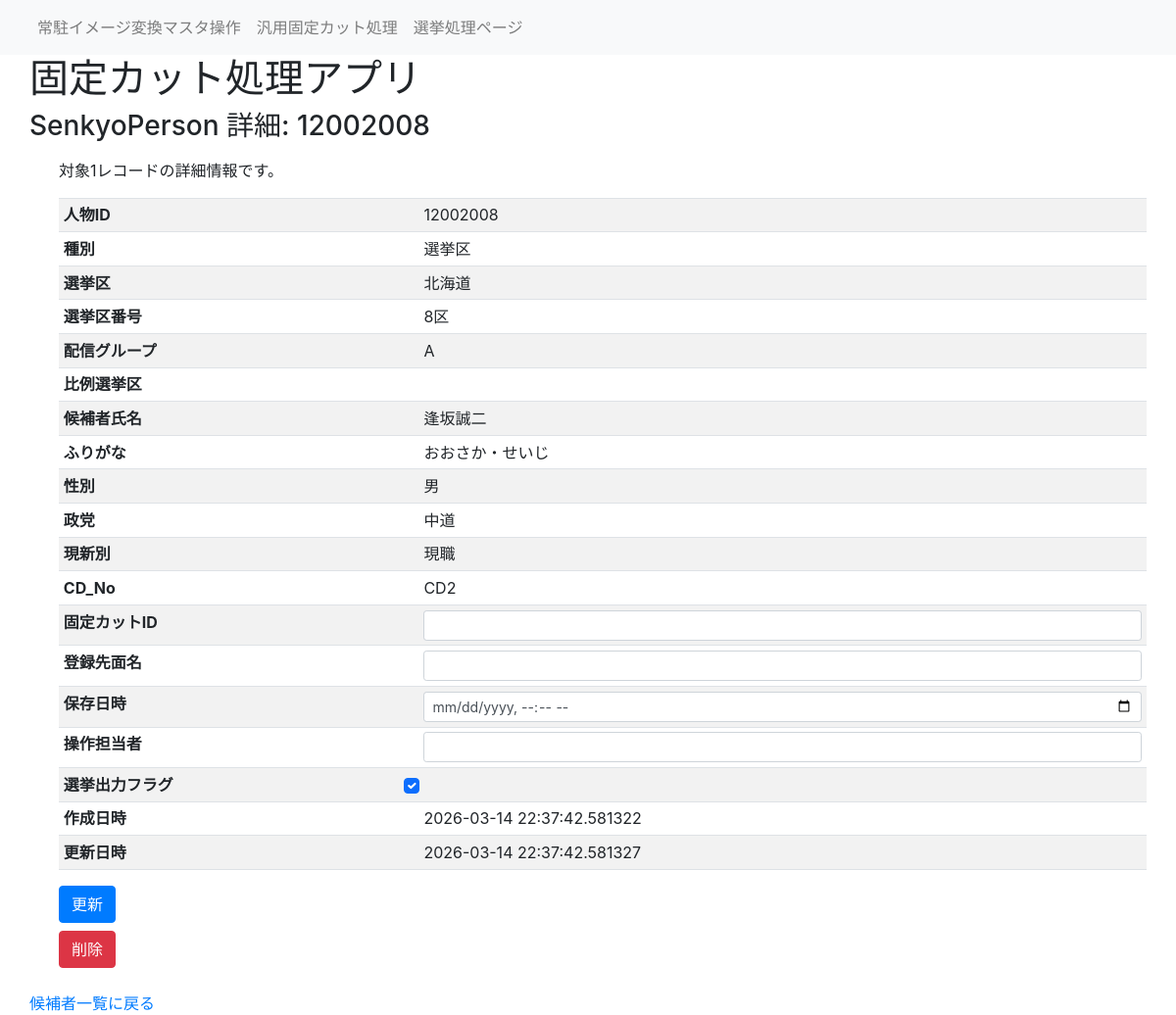
/senkyo_person_table_detail/12002008, run on an earlier commit of the app's database.
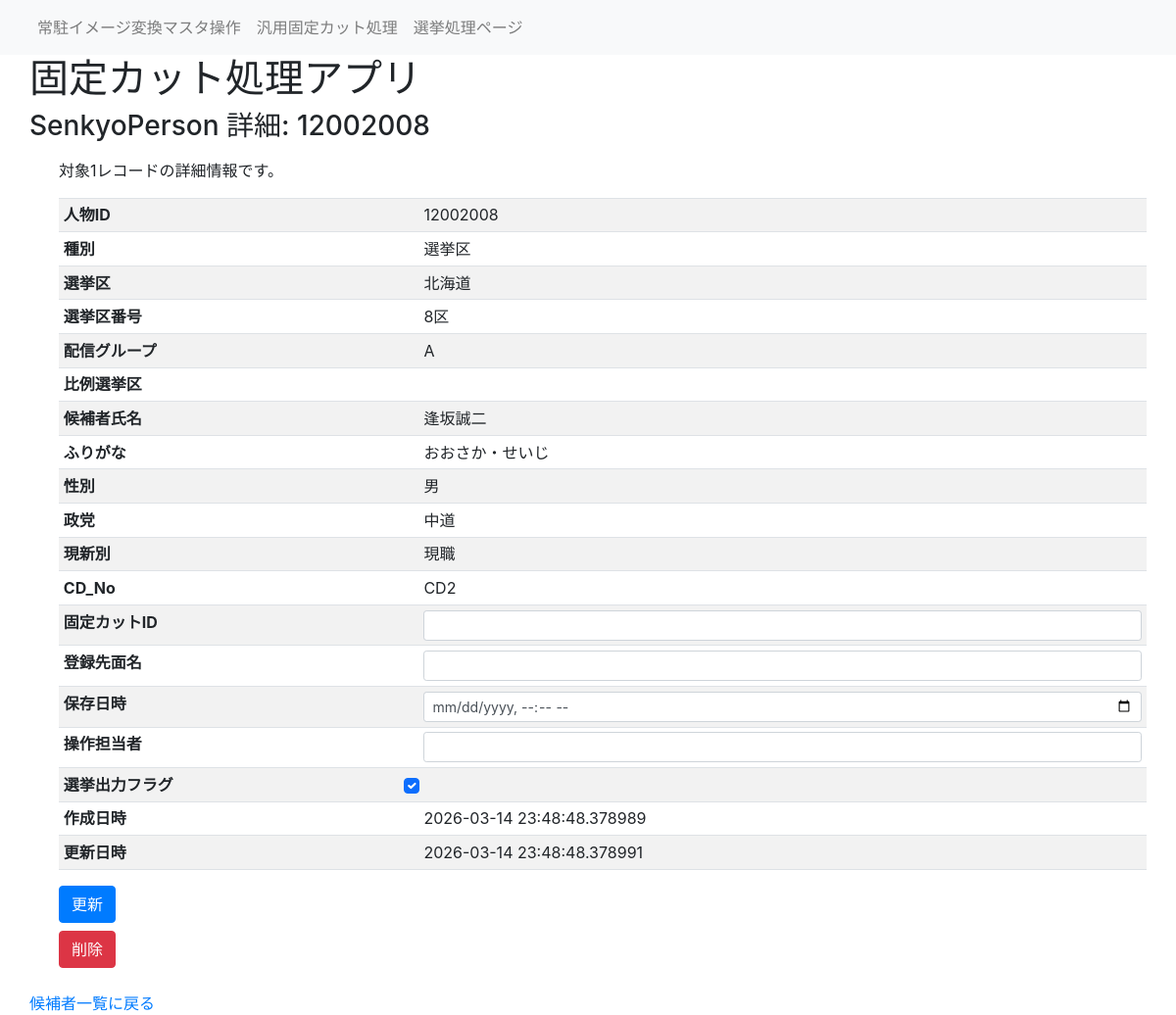
And on a later commit of the database.
### fixedcut_app/models/senkyo_person.py (models this page shows)
class SenkyoPerson(db.Model):
    ___tablename__ = "SenkyoPerson"
    id = db.Column(db.Integer, primary_key=True) #候補者番号
    syubetu = db.Column(db.String(5)) #選挙種別(選挙区、比例、重複)
    senkyoku = db.Column(db.String(10)) #選挙区（福島）
    senkyokuNo = db.Column(db.String(5)) #選挙区番号（1区）
    sendGroup = db.Column(db.String(2)) #配信グループ（A～C）
    hirei = db.Column(db.String(10))  #比例選挙単位（東北ブロック）
    name = db.Column(db.String(20))  #氏名
    hurigana = db.Column(db.String(20))  #指名読み仮名
    name_jikai = db.Column(db.String(100))  #指名字解
    kyodo_name = db.Column(db.String(20))  #共同表記氏名
    seibetsu = db.Column(db.String(5))  #性別
    seito = db.Column(db.String(30))  #政党
    genshinbetu = db.Column(db.String(2))  #現新別
    facefilename = db.Column(db.String(100))  #顔写真ファイル名
    photo_date = db.Column(db.DateTime)  #撮影日
    CD_No = db.Column(db.String(5))  #配信CD
    fixedcutID = db.Column(db.String(20))  #固定カットID
    updateCount = db.Column(db.Integer) #更新回数
    store_date = db.Column(db.DateTime)  #保存日時
    MenName = db.Column(db.String(20)) #登録先面名
    operater = db.Column(db.String(20)) #操作担当者
    created_at = db.Column(db.DateTime, nullable=False, default=datetime.now)  # 作成日時
    updated_at = db.Column(db.DateTime, nullable=False, default=datetime.now, onupdate=datetime.now)  # 更新日時
    output_Flg = db.Column(db.Boolean, default=True) #選挙出力フラグ

### fixedcut_app/views.py (the view, shortened to what this page needs)
@app.route('/senkyo_person_table_detail/<int:id>', methods=['GET', 'POST'])
def senkyo_person_table_detail(id):
    person = db.session.query(SenkyoPerson).filter(SenkyoPerson.id == id).first()
    if person is None:
        return render_template('error_404.html'), 404
    return render_template('senkyo_person_table_detail.html', person=person)

### fixedcut_app/views.py (called while the page is built)
@app.before_request
def log_request():
    app.logger.info("Request: %s %s from %s", request.method, request.path, request.remote_addr)

### fixedcut_app/templates/senkyo_person_table_detail.html (shortened to what this page needs)
{% extends 'layout.html' %}
{% block header %}
<h3>SenkyoPerson 詳細: {{ person.id }}</h3>
{% endblock %}
{% block content %}
<div class="container mt-3">
    <p>対象1レコードの詳細情報です。</p>
    <div class="table-responsive">
        <form id="personDetailForm" action="{{ url_for('senkyo_person_table_detail', id=person.id) }}" method="POST">
            <table class="table table-striped table-hover table-sm">
                <tbody>
                    <tr><th>人物ID</th><td>{{ person.id }}</td></tr>
                    <tr><th>種別</th><td>{{ person.syubetu }}</td></tr>
                    <tr><th>選挙区</th><td>{{ person.senkyoku }}</td></tr>
                    <tr><th>選挙区番号</th><td>{{ person.senkyokuNo }}</td></tr>
                    <tr><th>配信グループ</th><td>{{ person.sendGroup }}</td></tr>
                    <tr><th>比例選挙区</th><td>{{ person.hirei }}</td></tr>
                    <tr><th>候補者氏名</th><td>{{ person.name }}</td></tr>
                    <tr><th>ふりがな</th><td>{{ person.hurigana }}</td></tr>
                    <tr><th>性別</th><td>{{ person.seibetsu }}</td></tr>
                    <tr><th>政党</th><td>{{ person.seito }}</td></tr>
                    <tr><th>現新別</th><td>{{ person.genshinbetu }}</td></tr>
                    <tr><th>CD_No</th><td>{{ person.CD_No }}</td></tr>
                    <tr>
                        <th>固定カットID</th>
                        <td><input type="text" class="form-control form-control-sm" name="fixedcutID" value="{{ person.fixedcutID or '' }}"></td>
                    </tr>
                    <tr>
                        <th>登録先面名</th>
                        <td><input type="text" class="form-control form-control-sm" name="MenName" value="{{ person.MenName or '' }}"></td>
                    </tr>
                    <tr>
                        <th>保存日時</th>
                        <td><input type="datetime-local" class="form-control form-control-sm" name="store_date" value="{{ person.store_date.strftime('%Y-%m-%dT%H:%M') if person.store_date else '' }}"></td>
                    </tr>
                    <tr>
                        <th>操作担当者</th>
                        <td><input type="text" class="form-control form-control-sm" name="operater" value="{{ person.operater or '' }}"></td>
                    </tr>
                    <tr>
                        <th>選挙出力フラグ</th>
                        <td>
                            <input type="checkbox" class="form-check-input" name="output_Flg" value="1" {% if person.output_Flg %}checked{% endif %}>
                        </td>
                    </tr>
                    <tr><th>作成日時</th><td>{{ person.created_at }}</td></tr>
                    <tr><th>更新日時</th><td>{{ person.updated_at }}</td></tr>
                </tbody>
            </table>
            <div class="mt-2">
                <button type="submit" class="btn btn-primary me-2">更新</button>
            </div>
        </form>
        <form id="personDeleteForm" action="{{ url_for('senkyo_person_delete', id=person.id) }}" method="POST" class="mt-2">
            <button type="submit" class="btn btn-danger">削除</button>
        </form>
    </div>
</div>
{% endblock %}
{% block footer %}
<a href="{{ url_for('senkyo_person_table') }}">候補者一覧に戻る</a>
{% endblock %}

### fixedcut_app/templates/layout.html (shortened to what this page needs)
<!DOCTYPE html>
<html>
    <link href="https://cdn.jsdelivr.net/npm/bootstrap@5.3.0/dist/css/bootstrap.min.css" rel="stylesheet">
    <link rel="stylesheet" href="https://cdn.jsdelivr.net/npm/bootstrap@4.1.3/dist/css/bootstrap.min.css">
    <link href="{{ url_for('static', filename='css/style.css') }}" rel="stylesheet">
    <head>
    </head>
    <body>
        <nav class="navbar navbar-expand-lg navbar-light bg-light pad">
            <ul class="navbar-nav">
                <li class="nav-item">
                    <a class="nav-link" href="/">常駐イメージ変換マスタ操作</a>
                </li>
                <li class="nav-item">
                    <a class="nav-link" href="/general">汎用固定カット処理</a>
                </li>
                <li class="nav-item">
                    <a class="nav-link" href="/senkyo">選挙処理ページ</a>
                </li>
            </ul>
        </nav>
        <h1 class="pad">固定カット処理アプリ</h1>
        <div class="heder pad">
            {% block header %}{% endblock %}
        </div>
        <div class="pad">
            {% block content %}{% endblock %}
        </div>
        <dev class="pad">
        <div class="footer pad">
            {% block footer %}{% endblock %}
        </div>
    </body>
</html>

### fixedcut_app/templates/static/css/style.css (style rules this page uses)
.pad { padding-left: 30px; }

What changed in the data, as far as the page shows it:
changed SenkyoPerson "選挙区": created_at "2026-03-14 22:37:42.581322" → "2026-03-14 23:48:48.378989"; updated_at "2026-03-14 22:37:42.581327" → "2026-03-14 23:48:48.378991"
